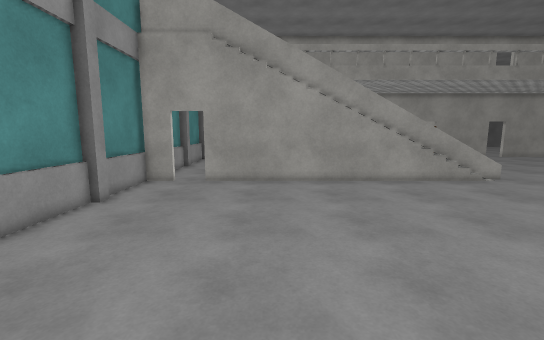
View 1 (above)

17 first-person views from a walk through a Unity game level. The camera is 1.5 m above the floor, tilts 8° down and sees 90° across. The floor is counted in squares, 0.5 m on a side. Each view is taken from the middle of a square. On the plan, view 1 faces up. The plan holds only what a view shows up to about 20 squares ahead; the rest is blank. The place goes on beyond the plan. Door leaves are left out, so doorways stand open. Some surface patterns are stand-ins.

View 2
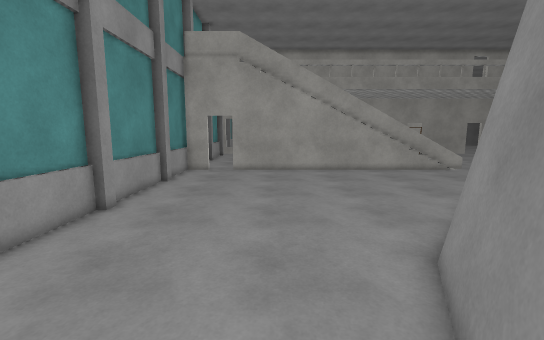

View 3
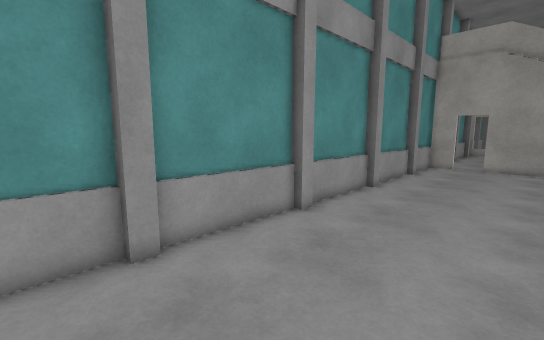

View 4
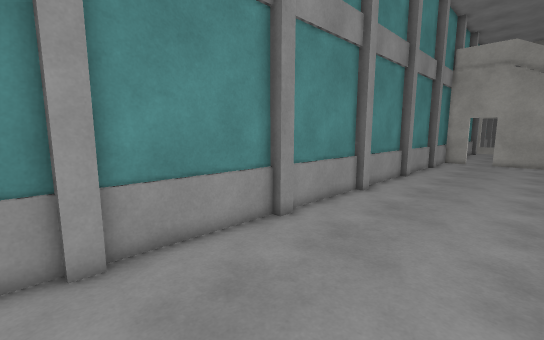

View 5
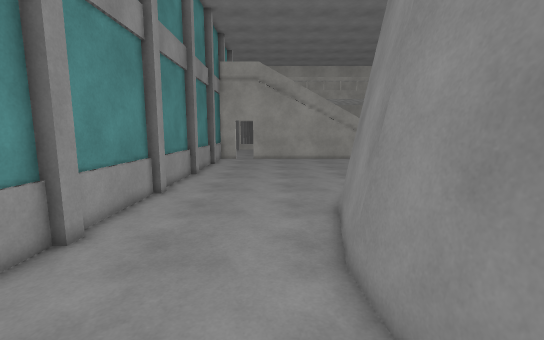

View 6
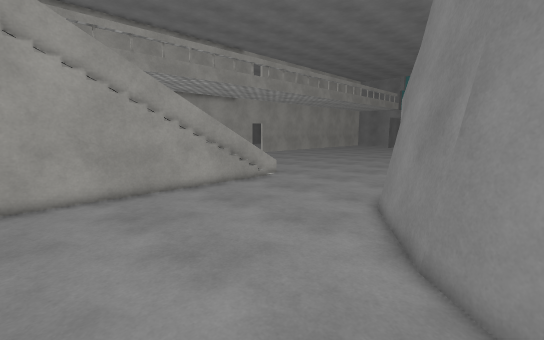

View 7
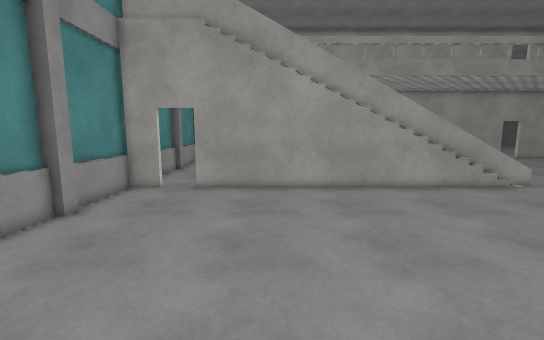

View 8
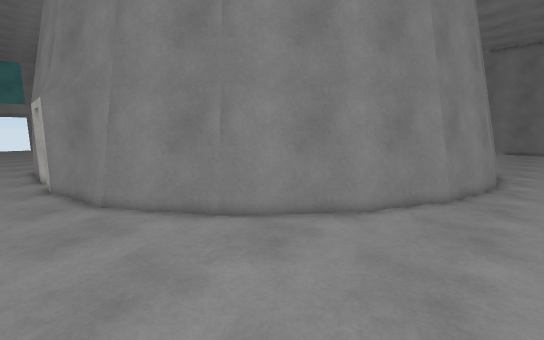

View 9
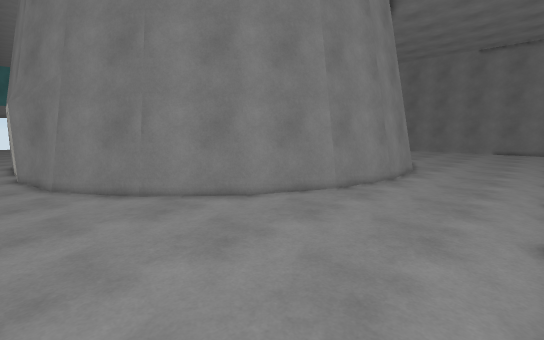

View 10
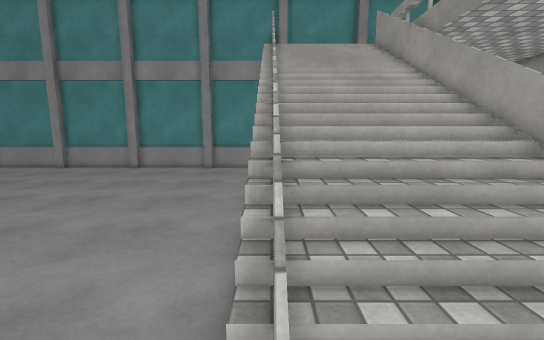

View 11
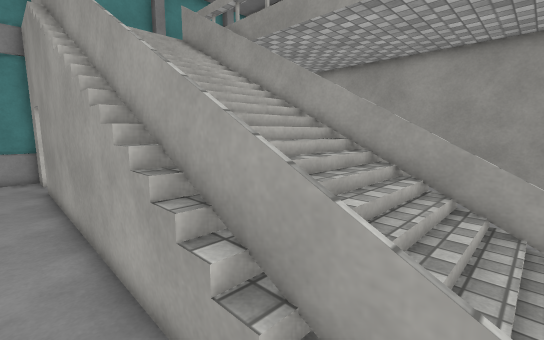

View 12
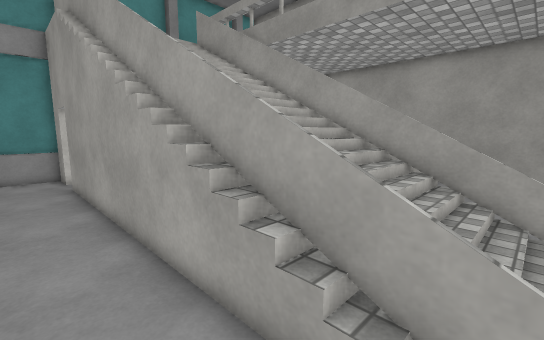

View 13
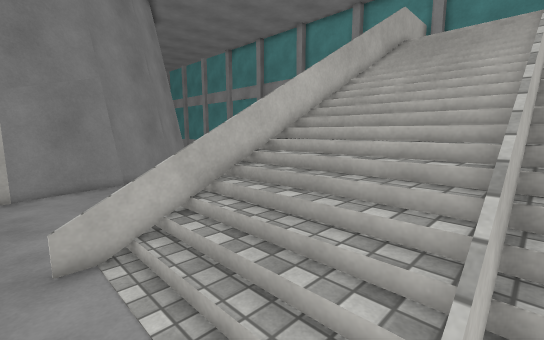

View 14
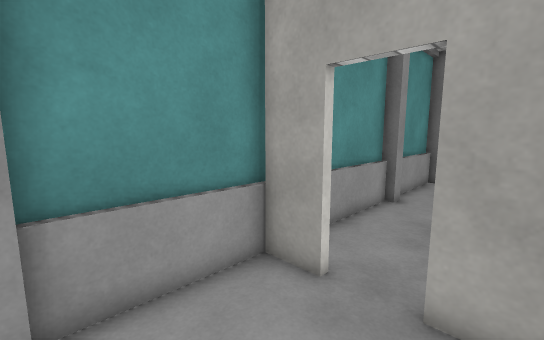

View 15
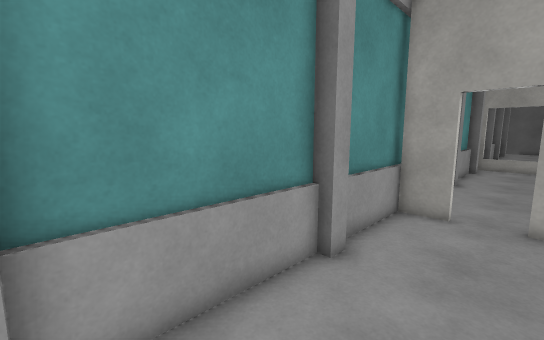

View 16
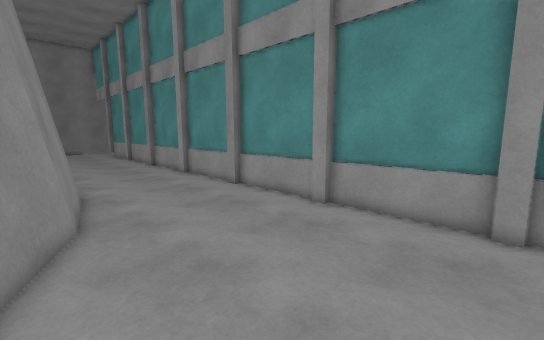

View 17
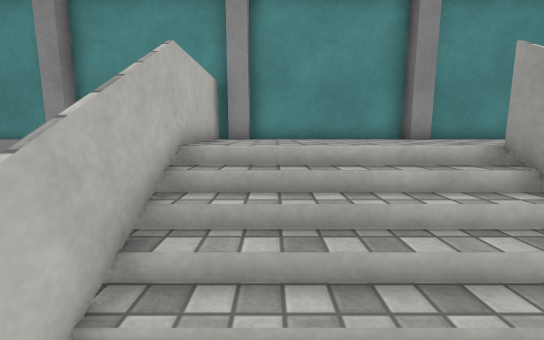

### Floor plan
Key: @ floor where view 1 was taken; # wall or solid block; . main floor; : floor 4 m higher than the main floor; / step, stairs or slope; = window, fence, low wall or low ledge; ^ raised ledge; v drop or lower ground.
Columns run from 8 left of view 1 to 15 right of it. Each row starts with its distance up from view 1.
 24 ##..#==#===##=^^^^^^== .
 23 #...v:////////////////
 22 #....:////////////////
 21 #....:////////////////
 20 #....:////////////////.
 19  ....:////////////////..
 18   ...:////////////////..
 17 ###.#==================.
 16 ###.############====....
 15 #.......................
 14 #.......................
 13 #.......................
 12 #.......................
 11 #.......................
 10 #.......................
  9 #.......................
  8 #...................=###
  7 #.................####
  6 #...............###
  5 #..............###
  4 #.............##
  3 #............##
  2 #...........##
  1 #..........##
  0 #.......@..#
 -1 #.........##
 -2 #.........#
 -3 #........##
 -4 #........#
 -5 #.......=#
 -6 #.......##
 -7 #.......##
 -8 #.......#
 -9 #.......#
-10 #.......##
-11 #.......##
-12 #.......#
-13 #.......#
-14 #.......=

Where each view was taken, in squares from view 1:
view 1: 0 up, 0 right, facing up
view 2: 5 down, 1 left, facing up
view 3: 9 down, 1 left, facing up-left
view 4: 14 down, 1 left, facing up-left
view 5: 14 down, 2 left, facing up
view 6: 3 up, 0 right, facing up-right
view 7: 2 up, 0 right, facing up
view 8: 10 up, 2 left, facing down-right
view 9: 9 up, 7 left, facing down-right
view 10: 17 up, 15 right, facing left
view 11: 15 up, 13 right, facing up-left
view 12: 14 up, 13 right, facing up-left
view 13: 24 up, 15 right, facing down-left
view 14: 12 up, 3 left, facing up-left
view 15: 6 up, 4 left, facing up-left
view 16: 6 up, 2 right, facing down-left
view 17: 19 up, 2 right, facing left
